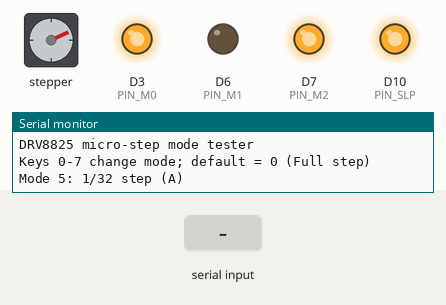
Bench run of a sketch on a simulated Seeed XIAO (SAMD21). On the bench: stepper motor, output pins drawn as LEDs (lit = HIGH), the last lines printed to the serial monitor. Wiring (inferred from the names in the program): stepper motor driver (200 steps per turn assumed): step D0; direction D1; enable D2. Inputs (shaded band) come from the test bench. Pins used as bus, display or sensor lines are not drawn.

Above: at 1.29 s.
1.3 s: "90,45\n" received over Serial
At 1.51 s:
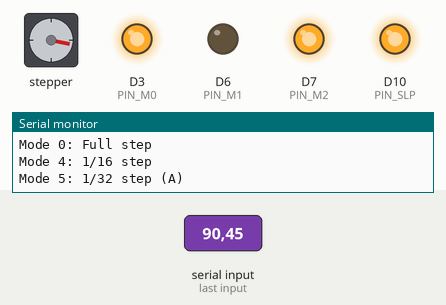
4.3 s: "30,150\n" received over Serial
At 4.62 s:
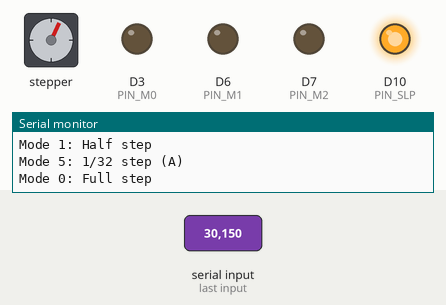
7.3 s: "5\n" received over Serial
At 7.64 s:
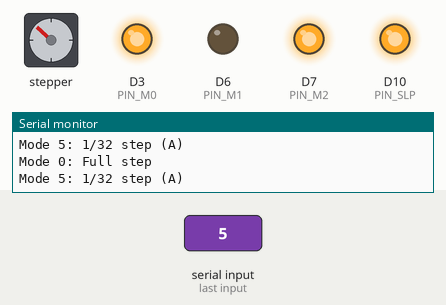
10.3 s: "200\n" received over Serial
At 10.5 s:
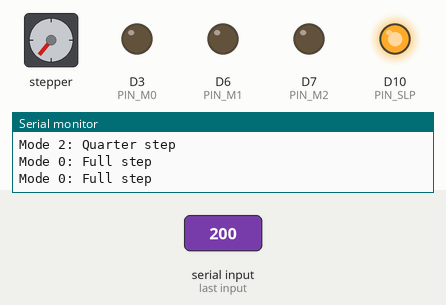
13.3 s: "90,45\n" received over Serial
At 13.46 s:
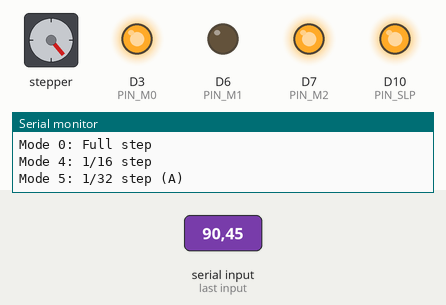
16.3 s: "90\n" received over Serial
At 16.45 s:
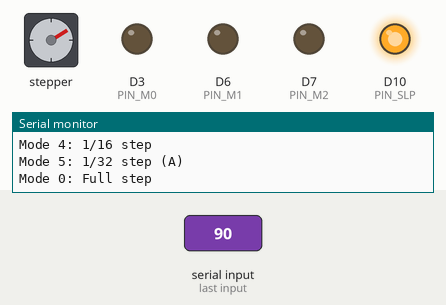
Timing chart, 0 to 24.7 s (numbered marks = the images above; inputs shaded):
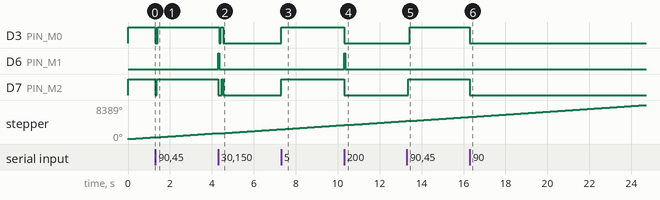

The sketch:

test_pump.ino
```cpp
/*
  stepper_mode_test.ino
  • Default: Full-step (M0=M1=M2=Low) @ 200 steps-per-second ≃ 60 RPM
  • Press a key 0-7 in Serial Monitor to select one of the eight
    DRV8825 MODE rows shown in your screenshot.

  XIAO-RP2040 ↔ Pololu DRV8825 wiring (from schematic):
      STEP = D0   DIR  = D1
      EN   = D2   SLP  = D10
      M0   = D3   M1   = D6   M2   = D7
*/

#include <Arduino.h>

/* ── GPIO map ────────────────────────────────────────────────────────── */
constexpr uint8_t PIN_STEP = D0;
constexpr uint8_t PIN_DIR  = D1;
constexpr uint8_t PIN_EN   = D2;
constexpr uint8_t PIN_M0   = D3;
constexpr uint8_t PIN_M1   = D6;
constexpr uint8_t PIN_M2   = D7;
constexpr uint8_t PIN_SLP  = D10;

/* ── Motor constants ────────────────────────────────────────────────── */
constexpr uint16_t FULL_STEPS_PER_REV = 200;   // 1.8° motor
constexpr uint16_t STEP_RATE_SPS      = 200;   // steps per second → 60 RPM
constexpr uint32_t STEP_DELAY_US      = 1'000'000UL / STEP_RATE_SPS / 2;

/* ── MODE table (exactly your screenshot) ───────────────────────────── */
struct ModeRow { bool m0, m1, m2; const char* name; uint8_t div; };

const ModeRow modeTable[8] = {
  /* idx  m0  m1  m2   text           µstep-divisor */
  /* 0 */ {0, 0, 0, "Full step",       1 },
  /* 1 */ {1, 0, 0, "Half step",       2 },
  /* 2 */ {0, 1, 0, "Quarter step",    4 },
  /* 3 */ {1, 1, 0, "Eighth step",     8 },
  /* 4 */ {0, 0, 1, "1/16 step",      16 },
  /* 5 */ {1, 0, 1, "1/32 step (A)",  32 },
  /* 6 */ {0, 1, 1, "1/32 step (B)",  32 },
  /* 7 */ {1, 1, 1, "1/32 step (C)",  32 }
};

uint8_t currentMode = 5;   // start in full-step

/* ── helpers ────────────────────────────────────────────────────────── */
void applyMode(uint8_t idx)
{
  if (idx > 7) return;
  digitalWrite(PIN_M0, modeTable[idx].m0);
  digitalWrite(PIN_M1, modeTable[idx].m1);
  digitalWrite(PIN_M2, modeTable[idx].m2);
  currentMode = idx;
}

void banner()
{
  Serial.print(F("\nMode "));
  Serial.print(currentMode);
  Serial.print(F(": "));
  Serial.println(modeTable[currentMode].name);
}

/* ── SETUP ──────────────────────────────────────────────────────────── */
void setup()
{
  pinMode(PIN_STEP, OUTPUT);
  pinMode(PIN_DIR,  OUTPUT);
  pinMode(PIN_EN,   OUTPUT);
  pinMode(PIN_SLP,  OUTPUT);
  pinMode(PIN_M0,   OUTPUT);
  pinMode(PIN_M1,   OUTPUT);
  pinMode(PIN_M2,   OUTPUT);

  digitalWrite(PIN_DIR, HIGH);    // CW
  digitalWrite(PIN_EN,  LOW);     // driver enabled
  digitalWrite(PIN_SLP, HIGH);    // wake up

  applyMode(currentMode);

  Serial.begin(115200);
  while (!Serial && millis() < 2000) { }
  Serial.println(F("DRV8825 micro-step mode tester"));
  Serial.println(F("Keys 0-7 change mode; default = 0 (Full step)"));
  banner();
}

/* ── LOOP ───────────────────────────────────────────────────────────── */
void loop()
{
  /* ---- Change mode on serial key press ---- */
  if (Serial.available()) {
    char c = Serial.read();
    if (c >= '0' && c <= '7') {
      applyMode(c - '0');
      banner();
      delay(50);   // deburr
    }
  }

  /* ---- Generate one STEP pulse ---- */
  digitalWrite(PIN_STEP, HIGH);
  delayMicroseconds(STEP_DELAY_US);
  digitalWrite(PIN_STEP, LOW);
  delayMicroseconds(STEP_DELAY_US);
}
```

Measured:
- after the input at 1.3 s, D3 (PIN_M0): HIGH → LOW at once, → HIGH 0.12 s later; D7 (PIN_M2): HIGH → LOW at once, → HIGH 0.06 s later
- after the input at 4.3 s, D3 (PIN_M0): HIGH → LOW after 0.06 s, → HIGH 0.06 s later, → LOW 0.11 s later; D6 (PIN_M1): LOW → HIGH at once, → LOW 0.06 s later; D7 (PIN_M2): HIGH → LOW at once, → HIGH 0.17 s later, → LOW 0.06 s later
- after the input at 7.3 s, D3 (PIN_M0), D7 (PIN_M2): LOW → HIGH at once
- after the input at 10.3 s, D3 (PIN_M0), D7 (PIN_M2): HIGH → LOW at once; D6 (PIN_M1): LOW → HIGH at once, → LOW 0.06 s later
- after the input at 13.3 s, D3 (PIN_M0): LOW → HIGH after 0.13 s; D7 (PIN_M2): LOW → HIGH after 0.07 s
- after the input at 16.3 s, D3 (PIN_M0), D7 (PIN_M2): HIGH → LOW at once
